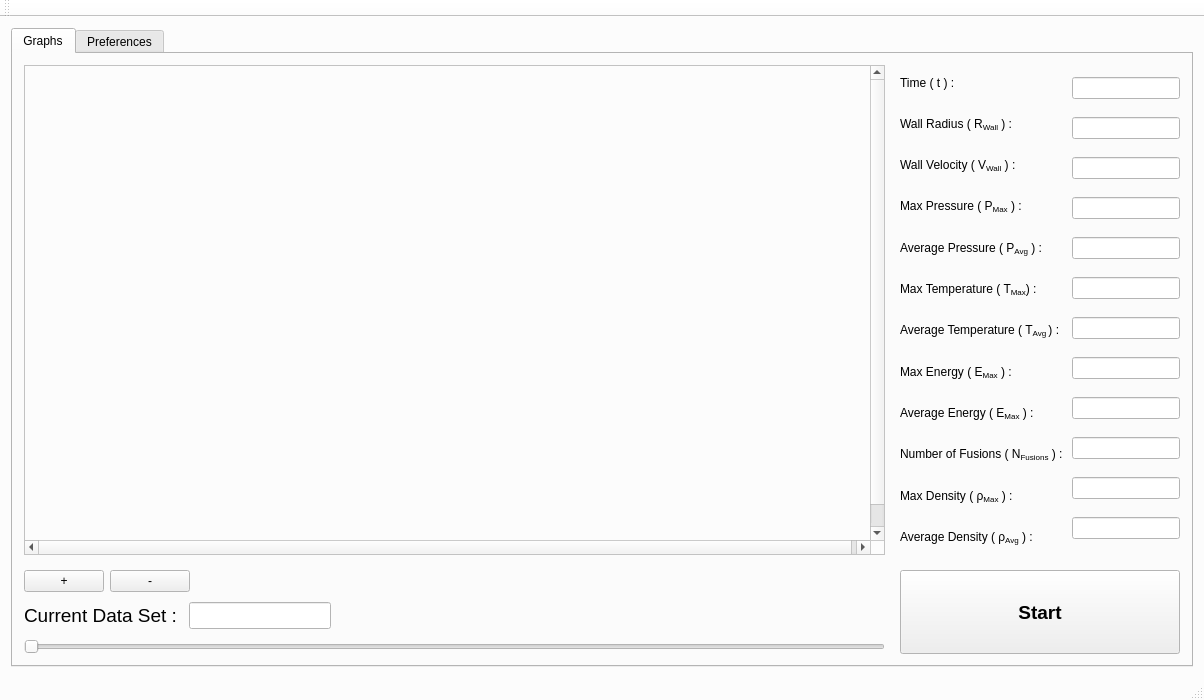
<?xml version="1.0" encoding="UTF-8"?>
<ui version="4.0">
 <class>DataVisualizerGUIClass</class>
 <widget class="QMainWindow" name="DataVisualizerGUIClass">
  <property name="geometry">
   <rect>
    <x>0</x>
    <y>0</y>
    <width>1204</width>
    <height>700</height>
   </rect>
  </property>
  <property name="palette">
   <palette>
    <active>
     <colorrole role="Base">
      <brush brushstyle="SolidPattern">
       <color alpha="255">
        <red>255</red>
        <green>255</green>
        <blue>255</blue>
       </color>
      </brush>
     </colorrole>
     <colorrole role="Window">
      <brush brushstyle="SolidPattern">
       <color alpha="255">
        <red>252</red>
        <green>252</green>
        <blue>252</blue>
       </color>
      </brush>
     </colorrole>
    </active>
    <inactive>
     <colorrole role="Base">
      <brush brushstyle="SolidPattern">
       <color alpha="255">
        <red>255</red>
        <green>255</green>
        <blue>255</blue>
       </color>
      </brush>
     </colorrole>
     <colorrole role="Window">
      <brush brushstyle="SolidPattern">
       <color alpha="255">
        <red>252</red>
        <green>252</green>
        <blue>252</blue>
       </color>
      </brush>
     </colorrole>
    </inactive>
    <disabled>
     <colorrole role="Base">
      <brush brushstyle="SolidPattern">
       <color alpha="255">
        <red>252</red>
        <green>252</green>
        <blue>252</blue>
       </color>
      </brush>
     </colorrole>
     <colorrole role="Window">
      <brush brushstyle="SolidPattern">
       <color alpha="255">
        <red>252</red>
        <green>252</green>
        <blue>252</blue>
       </color>
      </brush>
     </colorrole>
    </disabled>
   </palette>
  </property>
  <property name="windowTitle">
   <string>DataVisualizer</string>
  </property>
  <property name="layoutDirection">
   <enum>Qt::LeftToRight</enum>
  </property>
  <widget class="QWidget" name="centralWidget">
   <layout class="QVBoxLayout" name="verticalLayout_3">
    <item>
     <widget class="QTabWidget" name="tabWidget">
      <property name="tabPosition">
       <enum>QTabWidget::North</enum>
      </property>
      <property name="tabShape">
       <enum>QTabWidget::Rounded</enum>
      </property>
      <property name="currentIndex">
       <number>0</number>
      </property>
      <property name="elideMode">
       <enum>Qt::ElideRight</enum>
      </property>
      <property name="usesScrollButtons">
       <bool>false</bool>
      </property>
      <property name="movable">
       <bool>false</bool>
      </property>
      <widget class="QWidget" name="GraphsTab">
       <attribute name="title">
        <string>Graphs</string>
       </attribute>
       <layout class="QGridLayout" name="gridLayout_6">
        <property name="spacing">
         <number>15</number>
        </property>
        <item row="0" column="1">
         <layout class="QHBoxLayout" name="horizontalLayout_7">
          <item>
           <layout class="QVBoxLayout" name="verticalLayout">
            <item>
             <widget class="QLabel" name="TimeLabel">
              <property name="sizePolicy">
               <sizepolicy hsizetype="Minimum" vsizetype="Preferred">
                <horstretch>0</horstretch>
                <verstretch>0</verstretch>
               </sizepolicy>
              </property>
              <property name="text">
               <string>Time ( t ) : </string>
              </property>
             </widget>
            </item>
            <item>
             <widget class="QLabel" name="WallRadiusLabel">
              <property name="sizePolicy">
               <sizepolicy hsizetype="Minimum" vsizetype="Preferred">
                <horstretch>0</horstretch>
                <verstretch>0</verstretch>
               </sizepolicy>
              </property>
              <property name="text">
               <string>Wall Radius ( R&lt;sub&gt;Wall&lt;/sub&gt; ) :</string>
              </property>
             </widget>
            </item>
            <item>
             <widget class="QLabel" name="WallVelocityLabel">
              <property name="sizePolicy">
               <sizepolicy hsizetype="Minimum" vsizetype="Preferred">
                <horstretch>0</horstretch>
                <verstretch>0</verstretch>
               </sizepolicy>
              </property>
              <property name="text">
               <string>&lt;html&gt;&lt;head/&gt;&lt;body&gt;&lt;p&gt;Wall Velocity ( V&lt;span style=&quot; vertical-align:sub;&quot;&gt;Wall&lt;/span&gt; ) : &lt;/p&gt;&lt;/body&gt;&lt;/html&gt;</string>
              </property>
             </widget>
            </item>
            <item>
             <widget class="QLabel" name="MaxPressureLabel">
              <property name="sizePolicy">
               <sizepolicy hsizetype="Minimum" vsizetype="Preferred">
                <horstretch>0</horstretch>
                <verstretch>0</verstretch>
               </sizepolicy>
              </property>
              <property name="text">
               <string>Max Pressure ( P&lt;sub&gt;Max&lt;/sub&gt; ) : </string>
              </property>
             </widget>
            </item>
            <item>
             <widget class="QLabel" name="AveragePressureLabel">
              <property name="sizePolicy">
               <sizepolicy hsizetype="Minimum" vsizetype="Preferred">
                <horstretch>0</horstretch>
                <verstretch>0</verstretch>
               </sizepolicy>
              </property>
              <property name="text">
               <string>Average Pressure ( P&lt;sub&gt;Avg&lt;/sub&gt; ) : </string>
              </property>
             </widget>
            </item>
            <item>
             <widget class="QLabel" name="MaxTemperatureLabel">
              <property name="sizePolicy">
               <sizepolicy hsizetype="Minimum" vsizetype="Preferred">
                <horstretch>0</horstretch>
                <verstretch>0</verstretch>
               </sizepolicy>
              </property>
              <property name="text">
               <string>&lt;html&gt;&lt;head/&gt;&lt;body&gt;&lt;p&gt;Max Temperature ( T&lt;span style=&quot; vertical-align:sub;&quot;&gt;Max&lt;/span&gt;) : &lt;/p&gt;&lt;/body&gt;&lt;/html&gt;</string>
              </property>
             </widget>
            </item>
            <item>
             <widget class="QLabel" name="AverageTemperatureLabel">
              <property name="sizePolicy">
               <sizepolicy hsizetype="Minimum" vsizetype="Preferred">
                <horstretch>0</horstretch>
                <verstretch>0</verstretch>
               </sizepolicy>
              </property>
              <property name="text">
               <string>&lt;html&gt;&lt;head/&gt;&lt;body&gt;&lt;p&gt;Average Temperature ( T&lt;span style=&quot; vertical-align:sub;&quot;&gt;Avg &lt;/span&gt;) : &lt;/p&gt;&lt;/body&gt;&lt;/html&gt;</string>
              </property>
             </widget>
            </item>
            <item>
             <widget class="QLabel" name="MaxEnergyLabel">
              <property name="sizePolicy">
               <sizepolicy hsizetype="Minimum" vsizetype="Preferred">
                <horstretch>0</horstretch>
                <verstretch>0</verstretch>
               </sizepolicy>
              </property>
              <property name="text">
               <string>&lt;html&gt;&lt;head/&gt;&lt;body&gt;&lt;p&gt;Max Energy ( E&lt;span style=&quot; vertical-align:sub;&quot;&gt;Max&lt;/span&gt; ) : &lt;/p&gt;&lt;/body&gt;&lt;/html&gt;</string>
              </property>
             </widget>
            </item>
            <item>
             <widget class="QLabel" name="AverageEnergyLabel">
              <property name="sizePolicy">
               <sizepolicy hsizetype="Minimum" vsizetype="Preferred">
                <horstretch>0</horstretch>
                <verstretch>0</verstretch>
               </sizepolicy>
              </property>
              <property name="text">
               <string>&lt;html&gt;&lt;head/&gt;&lt;body&gt;&lt;p&gt;Average Energy ( E&lt;span style=&quot; vertical-align:sub;&quot;&gt;Max&lt;/span&gt; ) : &lt;/p&gt;&lt;/body&gt;&lt;/html&gt;</string>
              </property>
             </widget>
            </item>
            <item>
             <widget class="QLabel" name="NumberOfFusionsLabel">
              <property name="sizePolicy">
               <sizepolicy hsizetype="Minimum" vsizetype="Preferred">
                <horstretch>0</horstretch>
                <verstretch>0</verstretch>
               </sizepolicy>
              </property>
              <property name="text">
               <string>&lt;html&gt;&lt;head/&gt;&lt;body&gt;&lt;p&gt;Number of Fusions ( N&lt;span style=&quot; vertical-align:sub;&quot;&gt;Fusions&lt;/span&gt; ) : &lt;/p&gt;&lt;/body&gt;&lt;/html&gt;</string>
              </property>
             </widget>
            </item>
            <item>
             <widget class="QLabel" name="MaxDensityLabel">
              <property name="sizePolicy">
               <sizepolicy hsizetype="Minimum" vsizetype="Preferred">
                <horstretch>0</horstretch>
                <verstretch>0</verstretch>
               </sizepolicy>
              </property>
              <property name="text">
               <string>&lt;html&gt;&lt;head&gt;&lt;meta http-equiv = &quot;content-type&quot; content = &quot;text/html; charset = utf-8&quot;&gt;&lt;/head&gt;&lt;body&gt;Max Density ( &amp;#961;&lt;sub&gt;Max&lt;/sub&gt; ) : &lt;/body&gt;&lt;/html&gt;</string>
              </property>
             </widget>
            </item>
            <item>
             <widget class="QLabel" name="AverageDensityLabel">
              <property name="sizePolicy">
               <sizepolicy hsizetype="Minimum" vsizetype="Preferred">
                <horstretch>0</horstretch>
                <verstretch>0</verstretch>
               </sizepolicy>
              </property>
              <property name="text">
               <string>&lt;html&gt;&lt;head/&gt;&lt;body&gt;&lt;p&gt;Average Density ( ρ&lt;span style=&quot; vertical-align:sub;&quot;&gt;Avg&lt;/span&gt; ) : &lt;/p&gt;&lt;/body&gt;&lt;/html&gt;</string>
              </property>
             </widget>
            </item>
           </layout>
          </item>
          <item>
           <layout class="QVBoxLayout" name="verticalLayout_2">
            <item>
             <widget class="QLineEdit" name="TimeLineEdit">
              <property name="sizePolicy">
               <sizepolicy hsizetype="Minimum" vsizetype="Fixed">
                <horstretch>0</horstretch>
                <verstretch>0</verstretch>
               </sizepolicy>
              </property>
              <property name="readOnly">
               <bool>true</bool>
              </property>
             </widget>
            </item>
            <item>
             <widget class="QLineEdit" name="WallRadiusLineEdit">
              <property name="sizePolicy">
               <sizepolicy hsizetype="Minimum" vsizetype="Fixed">
                <horstretch>0</horstretch>
                <verstretch>0</verstretch>
               </sizepolicy>
              </property>
              <property name="readOnly">
               <bool>true</bool>
              </property>
             </widget>
            </item>
            <item>
             <widget class="QLineEdit" name="WallVelocityLineEdit">
              <property name="sizePolicy">
               <sizepolicy hsizetype="Minimum" vsizetype="Fixed">
                <horstretch>0</horstretch>
                <verstretch>0</verstretch>
               </sizepolicy>
              </property>
              <property name="readOnly">
               <bool>true</bool>
              </property>
             </widget>
            </item>
            <item>
             <widget class="QLineEdit" name="MaxPressureLineEdit">
              <property name="sizePolicy">
               <sizepolicy hsizetype="Minimum" vsizetype="Fixed">
                <horstretch>0</horstretch>
                <verstretch>0</verstretch>
               </sizepolicy>
              </property>
              <property name="readOnly">
               <bool>true</bool>
              </property>
             </widget>
            </item>
            <item>
             <widget class="QLineEdit" name="AveragePressureLineEdit">
              <property name="sizePolicy">
               <sizepolicy hsizetype="Minimum" vsizetype="Fixed">
                <horstretch>0</horstretch>
                <verstretch>0</verstretch>
               </sizepolicy>
              </property>
              <property name="readOnly">
               <bool>true</bool>
              </property>
             </widget>
            </item>
            <item>
             <widget class="QLineEdit" name="MaxTemperatureLineEdit">
              <property name="sizePolicy">
               <sizepolicy hsizetype="Minimum" vsizetype="Fixed">
                <horstretch>0</horstretch>
                <verstretch>0</verstretch>
               </sizepolicy>
              </property>
              <property name="readOnly">
               <bool>true</bool>
              </property>
             </widget>
            </item>
            <item>
             <widget class="QLineEdit" name="AverageTemperatureLineEdit">
              <property name="sizePolicy">
               <sizepolicy hsizetype="Minimum" vsizetype="Fixed">
                <horstretch>0</horstretch>
                <verstretch>0</verstretch>
               </sizepolicy>
              </property>
              <property name="readOnly">
               <bool>true</bool>
              </property>
             </widget>
            </item>
            <item>
             <widget class="QLineEdit" name="MaxEnergyLineEdit">
              <property name="sizePolicy">
               <sizepolicy hsizetype="Minimum" vsizetype="Fixed">
                <horstretch>0</horstretch>
                <verstretch>0</verstretch>
               </sizepolicy>
              </property>
              <property name="readOnly">
               <bool>true</bool>
              </property>
             </widget>
            </item>
            <item>
             <widget class="QLineEdit" name="AverageEnergyLineEdit">
              <property name="sizePolicy">
               <sizepolicy hsizetype="Minimum" vsizetype="Fixed">
                <horstretch>0</horstretch>
                <verstretch>0</verstretch>
               </sizepolicy>
              </property>
              <property name="readOnly">
               <bool>true</bool>
              </property>
             </widget>
            </item>
            <item>
             <widget class="QLineEdit" name="NumberOfFusionsLineEdit">
              <property name="sizePolicy">
               <sizepolicy hsizetype="Minimum" vsizetype="Fixed">
                <horstretch>0</horstretch>
                <verstretch>0</verstretch>
               </sizepolicy>
              </property>
              <property name="readOnly">
               <bool>true</bool>
              </property>
             </widget>
            </item>
            <item>
             <widget class="QLineEdit" name="MaxDensityLineEdit">
              <property name="sizePolicy">
               <sizepolicy hsizetype="Minimum" vsizetype="Fixed">
                <horstretch>0</horstretch>
                <verstretch>0</verstretch>
               </sizepolicy>
              </property>
              <property name="readOnly">
               <bool>true</bool>
              </property>
             </widget>
            </item>
            <item>
             <widget class="QLineEdit" name="AverageDensityLineEdit">
              <property name="sizePolicy">
               <sizepolicy hsizetype="Minimum" vsizetype="Fixed">
                <horstretch>0</horstretch>
                <verstretch>0</verstretch>
               </sizepolicy>
              </property>
              <property name="readOnly">
               <bool>true</bool>
              </property>
             </widget>
            </item>
           </layout>
          </item>
         </layout>
        </item>
        <item row="1" column="0">
         <layout class="QVBoxLayout" name="verticalLayout_4">
          <property name="spacing">
           <number>10</number>
          </property>
          <item>
           <layout class="QHBoxLayout" name="horizontalLayout_2">
            <item>
             <widget class="QPushButton" name="EnlargeGraphButton">
              <property name="sizePolicy">
               <sizepolicy hsizetype="Minimum" vsizetype="Fixed">
                <horstretch>0</horstretch>
                <verstretch>0</verstretch>
               </sizepolicy>
              </property>
              <property name="text">
               <string>+</string>
              </property>
             </widget>
            </item>
            <item>
             <widget class="QPushButton" name="ShrinkGraphButton">
              <property name="sizePolicy">
               <sizepolicy hsizetype="Minimum" vsizetype="Fixed">
                <horstretch>0</horstretch>
                <verstretch>0</verstretch>
               </sizepolicy>
              </property>
              <property name="text">
               <string>-</string>
              </property>
             </widget>
            </item>
            <item>
             <spacer name="horizontalSpacer_2">
              <property name="orientation">
               <enum>Qt::Horizontal</enum>
              </property>
              <property name="sizeType">
               <enum>QSizePolicy::Expanding</enum>
              </property>
              <property name="sizeHint" stdset="0">
               <size>
                <width>458</width>
                <height>20</height>
               </size>
              </property>
             </spacer>
            </item>
           </layout>
          </item>
          <item>
           <layout class="QHBoxLayout" name="horizontalLayout">
            <item>
             <widget class="QLabel" name="CurrentSnapshotLabel">
              <property name="font">
               <font>
                <pointsize>14</pointsize>
                <weight>50</weight>
                <bold>false</bold>
               </font>
              </property>
              <property name="text">
               <string>Current Data Set : </string>
              </property>
             </widget>
            </item>
            <item>
             <widget class="QLineEdit" name="CurrentSnapshotLineEdit">
              <property name="sizePolicy">
               <sizepolicy hsizetype="Fixed" vsizetype="Fixed">
                <horstretch>0</horstretch>
                <verstretch>0</verstretch>
               </sizepolicy>
              </property>
              <property name="font">
               <font>
                <pointsize>12</pointsize>
               </font>
              </property>
              <property name="text">
               <string/>
              </property>
              <property name="alignment">
               <set>Qt::AlignRight|Qt::AlignTrailing|Qt::AlignVCenter</set>
              </property>
             </widget>
            </item>
            <item>
             <spacer name="horizontalSpacer">
              <property name="orientation">
               <enum>Qt::Horizontal</enum>
              </property>
              <property name="sizeHint" stdset="0">
               <size>
                <width>40</width>
                <height>20</height>
               </size>
              </property>
             </spacer>
            </item>
           </layout>
          </item>
          <item>
           <widget class="QSlider" name="SeekSlider">
            <property name="orientation">
             <enum>Qt::Horizontal</enum>
            </property>
           </widget>
          </item>
         </layout>
        </item>
        <item row="1" column="1">
         <widget class="QPushButton" name="StartButton">
          <property name="sizePolicy">
           <sizepolicy hsizetype="Minimum" vsizetype="Minimum">
            <horstretch>0</horstretch>
            <verstretch>0</verstretch>
           </sizepolicy>
          </property>
          <property name="font">
           <font>
            <pointsize>14</pointsize>
            <weight>75</weight>
            <bold>true</bold>
           </font>
          </property>
          <property name="text">
           <string>Start</string>
          </property>
         </widget>
        </item>
        <item row="0" column="0">
         <widget class="QScrollArea" name="GraphScrollArea">
          <property name="focusPolicy">
           <enum>Qt::ClickFocus</enum>
          </property>
          <property name="layoutDirection">
           <enum>Qt::LeftToRight</enum>
          </property>
          <property name="verticalScrollBarPolicy">
           <enum>Qt::ScrollBarAsNeeded</enum>
          </property>
          <property name="horizontalScrollBarPolicy">
           <enum>Qt::ScrollBarAsNeeded</enum>
          </property>
          <property name="widgetResizable">
           <bool>false</bool>
          </property>
          <widget class="QWidget" name="PlotArea">
           <property name="geometry">
            <rect>
             <x>0</x>
             <y>0</y>
             <width>850</width>
             <height>498</height>
            </rect>
           </property>
           <property name="sizePolicy">
            <sizepolicy hsizetype="Preferred" vsizetype="Preferred">
             <horstretch>0</horstretch>
             <verstretch>0</verstretch>
            </sizepolicy>
           </property>
          </widget>
         </widget>
        </item>
       </layout>
      </widget>
      <widget class="QWidget" name="PreferencesTab">
       <attribute name="title">
        <string>Preferences</string>
       </attribute>
       <layout class="QGridLayout" name="gridLayout_3">
        <item row="0" column="0">
         <layout class="QGridLayout" name="gridLayout_2">
          <property name="leftMargin">
           <number>10</number>
          </property>
          <property name="topMargin">
           <number>30</number>
          </property>
          <property name="rightMargin">
           <number>10</number>
          </property>
          <item row="1" column="2">
           <spacer name="horizontalSpacer_5">
            <property name="orientation">
             <enum>Qt::Horizontal</enum>
            </property>
            <property name="sizeHint" stdset="0">
             <size>
              <width>40</width>
              <height>20</height>
             </size>
            </property>
           </spacer>
          </item>
          <item row="1" column="0">
           <widget class="QLabel" name="ViewModeLabel">
            <property name="toolTip">
             <string>&lt;html&gt;&lt;head/&gt;&lt;body&gt;&lt;p&gt;Changes the Detail of Text Shown:&lt;/p&gt;&lt;p&gt;&lt;br/&gt;&lt;/p&gt;&lt;p&gt;Simple View - example : &amp;quot; T&amp;lt;sub&amp;gt;Max&amp;lt;/sub&amp;gt;&amp;quot;&lt;/p&gt;&lt;p&gt;&lt;br/&gt;&lt;/p&gt;&lt;p&gt;Complex View - example : &amp;quot;Max Temperature ( T&amp;lt;sub&amp;gt;Max&amp;lt;/sub&amp;gt; )&amp;quot;&lt;/p&gt;&lt;/body&gt;&lt;/html&gt;</string>
            </property>
            <property name="text">
             <string>View Mode : </string>
            </property>
           </widget>
          </item>
          <item row="2" column="2">
           <widget class="QLabel" name="RefreshIntervalMSLabel">
            <property name="text">
             <string>100 Milliseconds</string>
            </property>
           </widget>
          </item>
          <item row="1" column="1">
           <widget class="QComboBox" name="ViewModeComboBox">
            <property name="sizePolicy">
             <sizepolicy hsizetype="Preferred" vsizetype="Fixed">
              <horstretch>0</horstretch>
              <verstretch>0</verstretch>
             </sizepolicy>
            </property>
            <item>
             <property name="text">
              <string>Complex View</string>
             </property>
            </item>
            <item>
             <property name="text">
              <string>Simple View</string>
             </property>
            </item>
           </widget>
          </item>
          <item row="2" column="0">
           <widget class="QLabel" name="RefreshIntervalLabel">
            <property name="text">
             <string>Refresh Interval : </string>
            </property>
           </widget>
          </item>
          <item row="2" column="1">
           <widget class="QSlider" name="RefreshIntervalSlider">
            <property name="orientation">
             <enum>Qt::Horizontal</enum>
            </property>
           </widget>
          </item>
          <item row="3" column="0">
           <spacer name="verticalSpacer">
            <property name="orientation">
             <enum>Qt::Vertical</enum>
            </property>
            <property name="sizeHint" stdset="0">
             <size>
              <width>20</width>
              <height>40</height>
             </size>
            </property>
           </spacer>
          </item>
         </layout>
        </item>
        <item row="0" column="2">
         <spacer name="horizontalSpacer_6">
          <property name="orientation">
           <enum>Qt::Horizontal</enum>
          </property>
          <property name="sizeHint" stdset="0">
           <size>
            <width>380</width>
            <height>20</height>
           </size>
          </property>
         </spacer>
        </item>
        <item row="1" column="0">
         <spacer name="verticalSpacer_2">
          <property name="orientation">
           <enum>Qt::Vertical</enum>
          </property>
          <property name="sizeHint" stdset="0">
           <size>
            <width>20</width>
            <height>298</height>
           </size>
          </property>
         </spacer>
        </item>
        <item row="1" column="1">
         <spacer name="verticalSpacer_3">
          <property name="orientation">
           <enum>Qt::Vertical</enum>
          </property>
          <property name="sizeHint" stdset="0">
           <size>
            <width>20</width>
            <height>298</height>
           </size>
          </property>
         </spacer>
        </item>
        <item row="0" column="1">
         <layout class="QVBoxLayout" name="verticalLayout_5">
          <property name="spacing">
           <number>20</number>
          </property>
          <item>
           <widget class="QLabel" name="SimulationDirectoryLabel">
            <property name="sizePolicy">
             <sizepolicy hsizetype="Preferred" vsizetype="Fixed">
              <horstretch>0</horstretch>
              <verstretch>0</verstretch>
             </sizepolicy>
            </property>
            <property name="font">
             <font>
              <pointsize>18</pointsize>
             </font>
            </property>
            <property name="text">
             <string>Simulation Directory</string>
            </property>
           </widget>
          </item>
          <item>
           <widget class="QLabel" name="SimulationDirectoryDescLabel">
            <property name="sizePolicy">
             <sizepolicy hsizetype="Preferred" vsizetype="Fixed">
              <horstretch>0</horstretch>
              <verstretch>0</verstretch>
             </sizepolicy>
            </property>
            <property name="text">
             <string>&lt;html&gt;&lt;head/&gt;&lt;body&gt;&lt;p&gt;You can change the simulation directory here.&lt;/p&gt;&lt;p&gt;The data read from the directory will be loaded immediately.&lt;/p&gt;&lt;/body&gt;&lt;/html&gt;</string>
            </property>
           </widget>
          </item>
          <item>
           <widget class="QLineEdit" name="SimulationDirectoryLineEdit">
            <property name="readOnly">
             <bool>true</bool>
            </property>
           </widget>
          </item>
          <item>
           <layout class="QHBoxLayout" name="horizontalLayout_4">
            <property name="leftMargin">
             <number>2</number>
            </property>
            <item>
             <spacer name="horizontalSpacer_4">
              <property name="orientation">
               <enum>Qt::Horizontal</enum>
              </property>
              <property name="sizeHint" stdset="0">
               <size>
                <width>198</width>
                <height>20</height>
               </size>
              </property>
             </spacer>
            </item>
            <item>
             <widget class="QPushButton" name="BrowseDirectoryButton">
              <property name="text">
               <string>Browse...</string>
              </property>
             </widget>
            </item>
            <item>
             <widget class="QPushButton" name="DirLoadButton">
              <property name="text">
               <string>Load</string>
              </property>
             </widget>
            </item>
           </layout>
          </item>
          <item>
           <spacer name="verticalSpacer_5">
            <property name="orientation">
             <enum>Qt::Vertical</enum>
            </property>
            <property name="sizeHint" stdset="0">
             <size>
              <width>20</width>
              <height>40</height>
             </size>
            </property>
           </spacer>
          </item>
         </layout>
        </item>
       </layout>
      </widget>
     </widget>
    </item>
   </layout>
  </widget>
  <widget class="QToolBar" name="mainToolBar">
   <attribute name="toolBarArea">
    <enum>TopToolBarArea</enum>
   </attribute>
   <attribute name="toolBarBreak">
    <bool>false</bool>
   </attribute>
  </widget>
  <widget class="QStatusBar" name="statusBar"/>
  <action name="actionChange_Directory">
   <property name="text">
    <string>Change Directory...</string>
   </property>
  </action>
 </widget>
 <layoutdefault spacing="6" margin="11"/>
 <resources>
  <include location="DataVisualizerUI.qrc"/>
 </resources>
 <connections/>
</ui>
